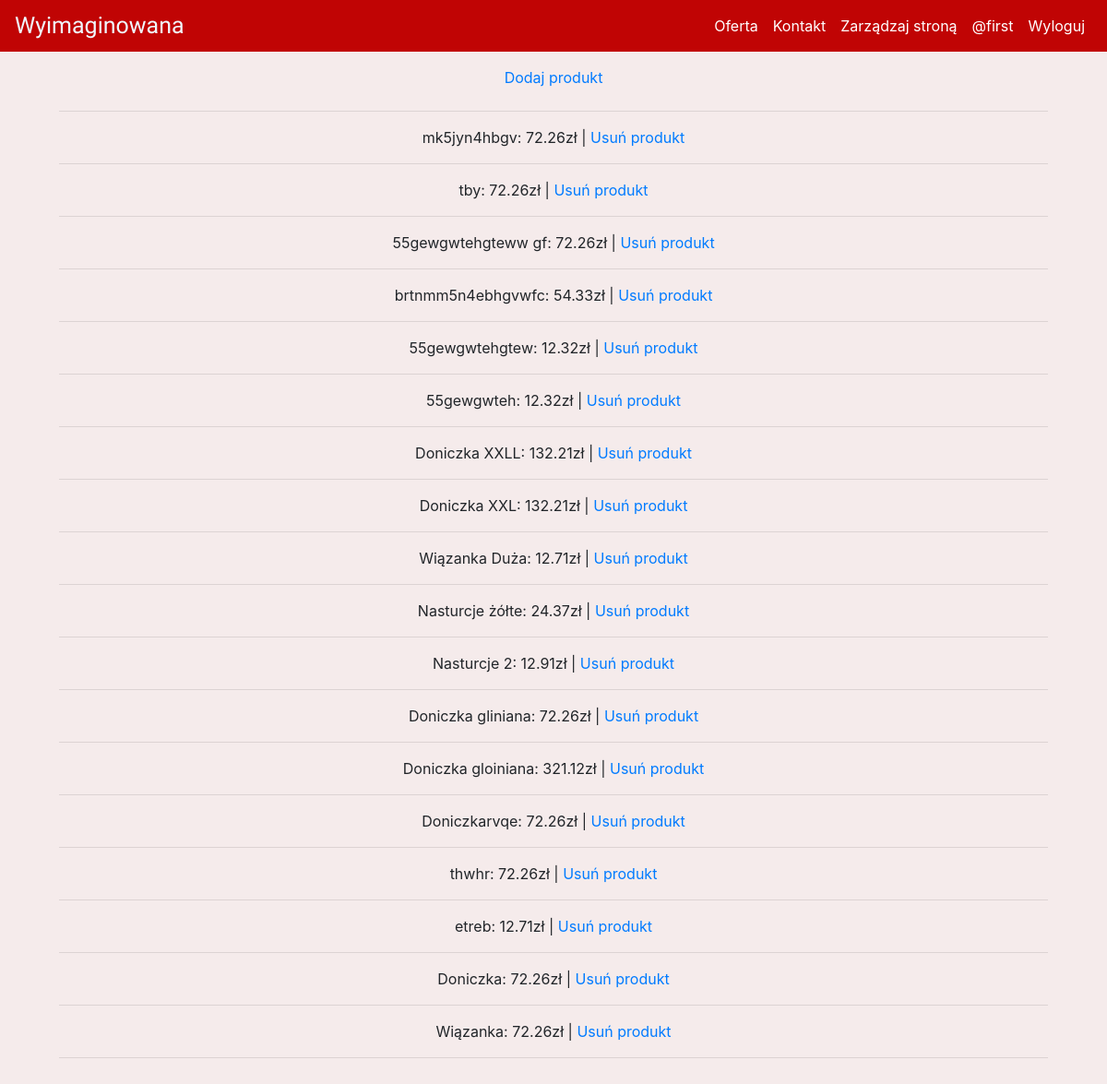
The app's page /zarządzaj/produkty (signed in), older data.
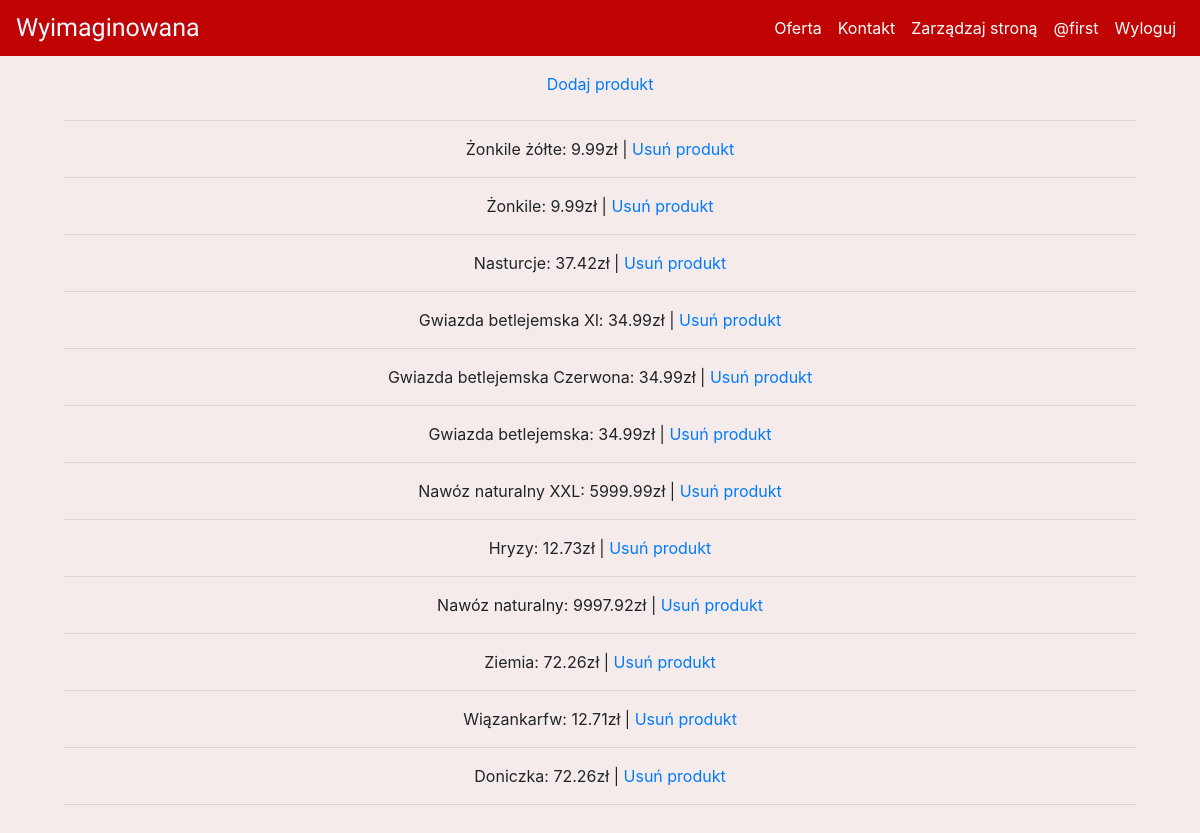
The same page, newer data.
### kwiaciarnia/models.py (models this page shows)
class Products(db.Model):
    id = db.Column(db.Integer(), primary_key=True)
    category = db.Column(db.Integer(), db.ForeignKey('product_category.id'))
    name = db.Column(db.String(), unique=True)
    description = db.Column(db.String())
    price = db.Column(db.Integer())

### kwiaciarnia/routes.py (the view)
@app.route("/zarządzaj/produkty")
@login_required
def manage_products():
    check_user_admin_status =  User.query.filter_by(id=current_user.id).first()
    if check_user_admin_status.is_admin is True:
        products = Products.query.order_by(Products.id.desc())
        return render_template('manage/manage_products.html', products=products)
    else:
        flash('Nie masz uprawnień do wyświetlania tej zawartości', category='danger')
        return redirect(url_for("home"))

### kwiaciarnia/models.py (called while the page is built)
@login_manager.user_loader
def load_user(user_id):
    return User.query.get(int(user_id))

### kwiaciarnia/templates/manage/manage_products.html (shortened to what this page needs)
{% extends 'base.html' %}
{% block content %}
<div>
    <a class="nav-link" href='{{ url_for("add_product") }}'>Dodaj produkt</a>
    <hr>
    {% for product in products %}
        <a>{{product.name}}:</a><span> {{product.price}}zł</a> | <a href="{{url_for('delete_product', id=product.id)}}">Usuń produkt</a>
        <hr>
    {% endfor %}
</div>
{% endblock %}

Row changes from the older to the newer data that the page shows:
removed Products: name "mk5jyn4hbgv", price "72.26"
removed Products: name "tby", price "72.26"
removed Products: name "55gewgwtehgteww gf", price "72.26"
removed Products: name "brtnmm5n4ebhgvwfc", price "54.33"
removed Products: name "55gewgwtehgtew", price "12.32"
removed Products: name "55gewgwteh", price "12.32"
removed Products: name "Doniczka XXLL", price "132.21"
removed Products: name "Doniczka XXL", price "132.21"
removed Products: name "Wiązanka Duża", price "12.71"
removed Products: name "Nasturcje żółte", price "24.37"
removed Products: name "Nasturcje 2", price "12.91"
removed Products: name "Doniczka gliniana", price "72.26"
removed Products: name "Doniczka gloiniana", price "321.12"
removed Products: name "thwhr", price "72.26"
removed Products: name "etreb", price "12.71"
removed Products: name "Wiązanka", price "72.26"
added Products: name "Żonkile żółte", price "9.99"
added Products: name "Żonkile", price "9.99"
added Products: name "Nasturcje", price "37.42"
added Products: name "Gwiazda betlejemska Xl", price "34.99"
added Products: name "Gwiazda betlejemska Czerwona", price "34.99"
added Products: name "Gwiazda betlejemska", price "34.99"
added Products: name "Nawóz naturalny XXL", price "5999.99"
added Products: name "Hryzy", price "12.73"
added Products: name "Nawóz naturalny", price "9997.92"
changed Products: name "Doniczkarvqe" → "Ziemia"
added Products: name "Wiązankarfw", price "12.71"
